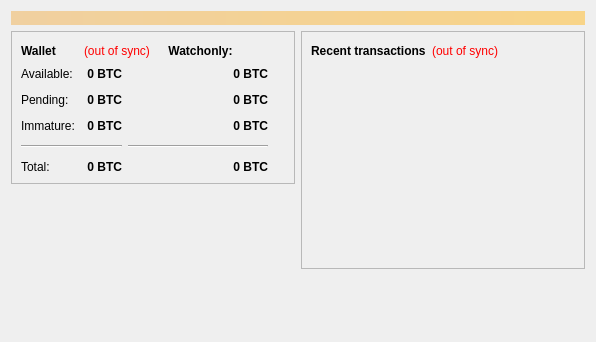
<?xml version="1.0" encoding="UTF-8"?>
<ui version="4.0">
 <class>OverviewPage</class>
 <widget class="QWidget" name="OverviewPage">
  <property name="geometry">
   <rect>
    <x>0</x>
    <y>0</y>
    <width>596</width>
    <height>342</height>
   </rect>
  </property>
  <property name="windowTitle">
   <string>Form</string>
  </property>
  <layout class="QVBoxLayout" name="topLayout">
   <item>
    <widget class="QLabel" name="labelAlerts">
     <property name="visible">
      <bool>false</bool>
     </property>
     <property name="styleSheet">
      <string notr="true">background-color: qlineargradient(x1: 0, y1: 0, x2: 1, y2: 0, stop:0 #F0D0A0, stop:1 #F8D488); color:#000000;</string>
     </property>
     <property name="wordWrap">
      <bool>true</bool>
     </property>
     <property name="margin">
      <number>3</number>
     </property>
    </widget>
   </item>
   <item>
    <layout class="QHBoxLayout" name="horizontalLayout" stretch="1,1">
     <item>
      <layout class="QVBoxLayout" name="verticalLayout_2">
       <item>
        <widget class="QFrame" name="frame">
         <property name="frameShape">
          <enum>QFrame::StyledPanel</enum>
         </property>
         <property name="frameShadow">
          <enum>QFrame::Raised</enum>
         </property>
         <layout class="QVBoxLayout" name="verticalLayout_4">
          <item>
           <layout class="QHBoxLayout" name="horizontalLayout_4">
            <item>
             <layout class="QHBoxLayout" name="horizontalLayout_7">
              <item>
               <widget class="QLabel" name="label_5">
                <property name="font">
                 <font>
                  <weight>75</weight>
                  <bold>true</bold>
                 </font>
                </property>
                <property name="text">
                 <string>Wallet</string>
                </property>
               </widget>
              </item>
              <item>
               <widget class="QLabel" name="labelWalletStatus">
                <property name="toolTip">
                 <string>The displayed information may be out of date. Your wallet automatically synchronizes with the Yescoin network after a connection is established, but this process has not completed yet.</string>
                </property>
                <property name="styleSheet">
                 <string notr="true">QLabel { color: red; }</string>
                </property>
                <property name="text">
                 <string notr="true">(out of sync)</string>
                </property>
                <property name="alignment">
                 <set>Qt::AlignLeading|Qt::AlignLeft|Qt::AlignVCenter</set>
                </property>
               </widget>
              </item>
             </layout>
            </item>
            <item>
             <layout class="QHBoxLayout" name="horizontalLayout_8">
              <item>
               <widget class="QLabel" name="labelWatchonly">
                <property name="font">
                 <font>
                  <weight>75</weight>
                  <bold>true</bold>
                 </font>
                </property>
                <property name="text">
                 <string>Watchonly:</string>
                </property>
                <property name="alignment">
                 <set>Qt::AlignCenter</set>
                </property>
               </widget>
              </item>
              <item>
               <spacer name="horizontalSpacer_2">
                <property name="orientation">
                 <enum>Qt::Horizontal</enum>
                </property>
                <property name="sizeType">
                 <enum>QSizePolicy::Preferred</enum>
                </property>
                <property name="sizeHint" stdset="0">
                 <size>
                  <width>40</width>
                  <height>20</height>
                 </size>
                </property>
               </spacer>
              </item>
             </layout>
            </item>
           </layout>
          </item>
          <item>
           <layout class="QHBoxLayout" name="horizontalLayout_3">
            <item>
             <layout class="QFormLayout" name="formLayout_2">
              <property name="fieldGrowthPolicy">
               <enum>QFormLayout::AllNonFixedFieldsGrow</enum>
              </property>
              <property name="horizontalSpacing">
               <number>12</number>
              </property>
              <property name="verticalSpacing">
               <number>12</number>
              </property>
              <item row="0" column="0">
               <widget class="QLabel" name="label">
                <property name="text">
                 <string>Available:</string>
                </property>
               </widget>
              </item>
              <item row="0" column="1">
               <widget class="QLabel" name="labelBalance">
                <property name="font">
                 <font>
                  <weight>75</weight>
                  <bold>true</bold>
                 </font>
                </property>
                <property name="cursor">
                 <cursorShape>IBeamCursor</cursorShape>
                </property>
                <property name="toolTip">
                 <string>Your current spendable balance</string>
                </property>
                <property name="text">
                 <string notr="true">0 BTC</string>
                </property>
                <property name="alignment">
                 <set>Qt::AlignRight|Qt::AlignTrailing|Qt::AlignVCenter</set>
                </property>
                <property name="textInteractionFlags">
                 <set>Qt::LinksAccessibleByMouse|Qt::TextSelectableByKeyboard|Qt::TextSelectableByMouse</set>
                </property>
               </widget>
              </item>
              <item row="1" column="0">
               <widget class="QLabel" name="label_3">
                <property name="text">
                 <string>Pending:</string>
                </property>
               </widget>
              </item>
              <item row="1" column="1">
               <widget class="QLabel" name="labelUnconfirmed">
                <property name="font">
                 <font>
                  <weight>75</weight>
                  <bold>true</bold>
                 </font>
                </property>
                <property name="cursor">
                 <cursorShape>IBeamCursor</cursorShape>
                </property>
                <property name="toolTip">
                 <string>Total of transactions that have yet to be confirmed, and do not yet count toward the spendable balance</string>
                </property>
                <property name="text">
                 <string notr="true">0 BTC</string>
                </property>
                <property name="alignment">
                 <set>Qt::AlignRight|Qt::AlignTrailing|Qt::AlignVCenter</set>
                </property>
                <property name="textInteractionFlags">
                 <set>Qt::LinksAccessibleByMouse|Qt::TextSelectableByKeyboard|Qt::TextSelectableByMouse</set>
                </property>
               </widget>
              </item>
              <item row="2" column="0">
               <widget class="QLabel" name="labelImmatureText">
                <property name="text">
                 <string>Immature:</string>
                </property>
               </widget>
              </item>
              <item row="2" column="1">
               <widget class="QLabel" name="labelImmature">
                <property name="font">
                 <font>
                  <weight>75</weight>
                  <bold>true</bold>
                 </font>
                </property>
                <property name="cursor">
                 <cursorShape>IBeamCursor</cursorShape>
                </property>
                <property name="toolTip">
                 <string>Mined balance that has not yet matured</string>
                </property>
                <property name="text">
                 <string notr="true">0 BTC</string>
                </property>
                <property name="alignment">
                 <set>Qt::AlignRight|Qt::AlignTrailing|Qt::AlignVCenter</set>
                </property>
                <property name="textInteractionFlags">
                 <set>Qt::LinksAccessibleByMouse|Qt::TextSelectableByKeyboard|Qt::TextSelectableByMouse</set>
                </property>
               </widget>
              </item>
              <item row="3" column="0" colspan="2">
               <widget class="Line" name="line">
                <property name="orientation">
                 <enum>Qt::Horizontal</enum>
                </property>
               </widget>
              </item>
              <item row="4" column="0">
               <widget class="QLabel" name="labelTotalText">
                <property name="text">
                 <string>Total:</string>
                </property>
               </widget>
              </item>
              <item row="4" column="1">
               <widget class="QLabel" name="labelTotal">
                <property name="font">
                 <font>
                  <weight>75</weight>
                  <bold>true</bold>
                 </font>
                </property>
                <property name="cursor">
                 <cursorShape>IBeamCursor</cursorShape>
                </property>
                <property name="toolTip">
                 <string>Your current total balance</string>
                </property>
                <property name="text">
                 <string notr="true">0 BTC</string>
                </property>
                <property name="alignment">
                 <set>Qt::AlignRight|Qt::AlignTrailing|Qt::AlignVCenter</set>
                </property>
                <property name="textInteractionFlags">
                 <set>Qt::LinksAccessibleByMouse|Qt::TextSelectableByKeyboard|Qt::TextSelectableByMouse</set>
                </property>
               </widget>
              </item>
             </layout>
            </item>
            <item>
             <layout class="QFormLayout" name="formLayout">
              <property name="fieldGrowthPolicy">
               <enum>QFormLayout::AllNonFixedFieldsGrow</enum>
              </property>
              <property name="horizontalSpacing">
               <number>12</number>
              </property>
              <property name="verticalSpacing">
               <number>12</number>
              </property>
              <item row="0" column="1">
               <widget class="QLabel" name="labelWatchAvailable">
                <property name="font">
                 <font>
                  <weight>75</weight>
                  <bold>true</bold>
                 </font>
                </property>
                <property name="cursor">
                 <cursorShape>IBeamCursor</cursorShape>
                </property>
                <property name="toolTip">
                 <string>Your current balance in watchonly addresses</string>
                </property>
                <property name="text">
                 <string>0 BTC</string>
                </property>
                <property name="alignment">
                 <set>Qt::AlignRight|Qt::AlignTrailing|Qt::AlignVCenter</set>
                </property>
                <property name="textInteractionFlags">
                 <set>Qt::LinksAccessibleByMouse|Qt::TextSelectableByKeyboard|Qt::TextSelectableByMouse</set>
                </property>
               </widget>
              </item>
              <item row="1" column="1">
               <widget class="QLabel" name="labelWatchPending">
                <property name="font">
                 <font>
                  <weight>75</weight>
                  <bold>true</bold>
                 </font>
                </property>
                <property name="cursor">
                 <cursorShape>IBeamCursor</cursorShape>
                </property>
                <property name="toolTip">
                 <string>Unconfirmed transactions to watchonly addresses</string>
                </property>
                <property name="text">
                 <string>0 BTC</string>
                </property>
                <property name="alignment">
                 <set>Qt::AlignRight|Qt::AlignTrailing|Qt::AlignVCenter</set>
                </property>
                <property name="textInteractionFlags">
                 <set>Qt::LinksAccessibleByMouse|Qt::TextSelectableByKeyboard|Qt::TextSelectableByMouse</set>
                </property>
               </widget>
              </item>
              <item row="2" column="1">
               <widget class="QLabel" name="labelWatchImmature">
                <property name="font">
                 <font>
                  <weight>75</weight>
                  <bold>true</bold>
                 </font>
                </property>
                <property name="cursor">
                 <cursorShape>IBeamCursor</cursorShape>
                </property>
                <property name="toolTip">
                 <string>Mined balance in watchonly addresses that has not yet matured</string>
                </property>
                <property name="text">
                 <string>0 BTC</string>
                </property>
                <property name="alignment">
                 <set>Qt::AlignRight|Qt::AlignTrailing|Qt::AlignVCenter</set>
                </property>
                <property name="textInteractionFlags">
                 <set>Qt::LinksAccessibleByMouse|Qt::TextSelectableByKeyboard|Qt::TextSelectableByMouse</set>
                </property>
               </widget>
              </item>
              <item row="3" column="0" colspan="2">
               <widget class="Line" name="lineWatchBalance">
                <property name="sizePolicy">
                 <sizepolicy hsizetype="Preferred" vsizetype="Fixed">
                  <horstretch>0</horstretch>
                  <verstretch>0</verstretch>
                 </sizepolicy>
                </property>
                <property name="minimumSize">
                 <size>
                  <width>140</width>
                  <height>0</height>
                 </size>
                </property>
                <property name="orientation">
                 <enum>Qt::Horizontal</enum>
                </property>
               </widget>
              </item>
              <item row="4" column="1">
               <widget class="QLabel" name="labelWatchTotal">
                <property name="font">
                 <font>
                  <weight>75</weight>
                  <bold>true</bold>
                 </font>
                </property>
                <property name="cursor">
                 <cursorShape>IBeamCursor</cursorShape>
                </property>
                <property name="toolTip">
                 <string>Current total balance in watchonly addresses</string>
                </property>
                <property name="text">
                 <string>0 BTC</string>
                </property>
                <property name="alignment">
                 <set>Qt::AlignRight|Qt::AlignTrailing|Qt::AlignVCenter</set>
                </property>
                <property name="textInteractionFlags">
                 <set>Qt::LinksAccessibleByMouse|Qt::TextSelectableByKeyboard|Qt::TextSelectableByMouse</set>
                </property>
               </widget>
              </item>
             </layout>
            </item>
            <item>
             <spacer name="horizontalSpacer_3">
              <property name="orientation">
               <enum>Qt::Horizontal</enum>
              </property>
              <property name="sizeType">
               <enum>QSizePolicy::Expanding</enum>
              </property>
              <property name="sizeHint" stdset="0">
               <size>
                <width>20</width>
                <height>20</height>
               </size>
              </property>
             </spacer>
            </item>
           </layout>
          </item>
         </layout>
        </widget>
       </item>
       <item>
        <spacer name="verticalSpacer">
         <property name="orientation">
          <enum>Qt::Vertical</enum>
         </property>
         <property name="sizeHint" stdset="0">
          <size>
           <width>20</width>
           <height>40</height>
          </size>
         </property>
        </spacer>
       </item>
      </layout>
     </item>
     <item>
      <layout class="QVBoxLayout" name="verticalLayout_3">
       <item>
        <widget class="QFrame" name="frame_2">
         <property name="frameShape">
          <enum>QFrame::StyledPanel</enum>
         </property>
         <property name="frameShadow">
          <enum>QFrame::Raised</enum>
         </property>
         <layout class="QVBoxLayout" name="verticalLayout">
          <item>
           <layout class="QHBoxLayout" name="horizontalLayout_2">
            <item>
             <widget class="QLabel" name="label_4">
              <property name="text">
               <string>&lt;b&gt;Recent transactions&lt;/b&gt;</string>
              </property>
             </widget>
            </item>
            <item>
             <widget class="QLabel" name="labelTransactionsStatus">
              <property name="toolTip">
               <string>The displayed information may be out of date. Your wallet automatically synchronizes with the Yescoin network after a connection is established, but this process has not completed yet.</string>
              </property>
              <property name="styleSheet">
               <string notr="true">QLabel { color: red; }</string>
              </property>
              <property name="text">
               <string notr="true">(out of sync)</string>
              </property>
              <property name="alignment">
               <set>Qt::AlignRight|Qt::AlignTrailing|Qt::AlignVCenter</set>
              </property>
             </widget>
            </item>
            <item>
             <spacer name="horizontalSpacer">
              <property name="orientation">
               <enum>Qt::Horizontal</enum>
              </property>
              <property name="sizeHint" stdset="0">
               <size>
                <width>40</width>
                <height>20</height>
               </size>
              </property>
             </spacer>
            </item>
           </layout>
          </item>
          <item>
           <widget class="QListView" name="listTransactions">
            <property name="styleSheet">
             <string notr="true">QListView { background: transparent; }</string>
            </property>
            <property name="frameShape">
             <enum>QFrame::NoFrame</enum>
            </property>
            <property name="verticalScrollBarPolicy">
             <enum>Qt::ScrollBarAlwaysOff</enum>
            </property>
            <property name="horizontalScrollBarPolicy">
             <enum>Qt::ScrollBarAlwaysOff</enum>
            </property>
            <property name="selectionMode">
             <enum>QAbstractItemView::NoSelection</enum>
            </property>
           </widget>
          </item>
         </layout>
        </widget>
       </item>
       <item>
        <spacer name="verticalSpacer_2">
         <property name="orientation">
          <enum>Qt::Vertical</enum>
         </property>
         <property name="sizeHint" stdset="0">
          <size>
           <width>20</width>
           <height>40</height>
          </size>
         </property>
        </spacer>
       </item>
      </layout>
     </item>
    </layout>
   </item>
  </layout>
 </widget>
 <resources/>
 <connections/>
</ui>
